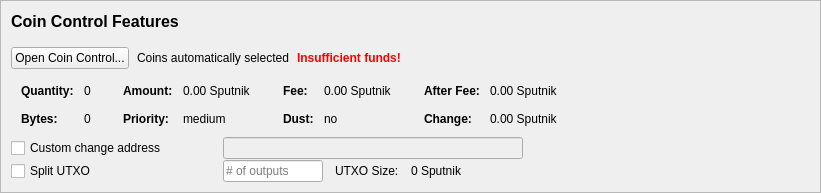
         <widget class="QFrame" name="frameCoinControl">
          <property name="sizePolicy">
           <sizepolicy hsizetype="Expanding" vsizetype="Expanding">
            <horstretch>0</horstretch>
            <verstretch>0</verstretch>
           </sizepolicy>
          </property>
          <property name="maximumSize">
           <size>
            <width>16777215</width>
            <height>16777215</height>
           </size>
          </property>
          <property name="frameShape">
           <enum>QFrame::StyledPanel</enum>
          </property>
          <property name="frameShadow">
           <enum>QFrame::Sunken</enum>
          </property>
          <layout class="QVBoxLayout" name="verticalLayoutCoinControl2">
           <property name="spacing">
            <number>0</number>
           </property>
           <property name="leftMargin">
            <number>0</number>
           </property>
           <property name="topMargin">
            <number>0</number>
           </property>
           <property name="rightMargin">
            <number>0</number>
           </property>
           <property name="bottomMargin">
            <number>0</number>
           </property>
           <item>
            <widget class="QFrame" name="frameCoinControl_BG">
             <layout class="QVBoxLayout" name="verticalLayoutCoinControl" stretch="0,0,0,0,0,0">
              <property name="spacing">
               <number>1</number>
              </property>
              <property name="leftMargin">
               <number>10</number>
              </property>
              <property name="topMargin">
               <number>10</number>
              </property>
              <item>
               <layout class="QHBoxLayout" name="horizontalLayoutCoinControl1">
                <property name="bottomMargin">
                 <number>15</number>
                </property>
                <item>
                 <layout class="QVBoxLayout" name="verticalLayout_3">
                  <property name="spacing">
                   <number>6</number>
                  </property>
                  <item>
                   <widget class="QLabel" name="labelCoinControlFeatures">
                    <property name="sizePolicy">
                     <sizepolicy hsizetype="Preferred" vsizetype="Maximum">
                      <horstretch>0</horstretch>
                      <verstretch>0</verstretch>
                     </sizepolicy>
                    </property>
                    <property name="minimumSize">
                     <size>
                      <width>0</width>
                      <height>20</height>
                     </size>
                    </property>
                    <property name="font">
                     <font>
                      <pointsize>12</pointsize>
                      <weight>75</weight>
                      <bold>true</bold>
                     </font>
                    </property>
                    <property name="styleSheet">
                     <string notr="true">font-weight:bold;</string>
                    </property>
                    <property name="text">
                     <string>Coin Control Features</string>
                    </property>
                   </widget>
                  </item>
                 </layout>
                </item>
               </layout>
              </item>
              <item>
               <layout class="QHBoxLayout" name="horizontalLayoutCoinControl2" stretch="0,0,0,0">
                <property name="spacing">
                 <number>8</number>
                </property>
                <property name="bottomMargin">
                 <number>10</number>
                </property>
                <item>
                 <widget class="QPushButton" name="pushButtonCoinControl">
                  <property name="styleSheet">
                   <string notr="true"/>
                  </property>
                  <property name="text">
                   <string>Open Coin Control...</string>
                  </property>
                  <property name="autoDefault">
                   <bool>false</bool>
                  </property>
                 </widget>
                </item>
                <item>
                 <widget class="QLabel" name="labelCoinControlAutomaticallySelected">
                  <property name="text">
                   <string>Coins automatically selected</string>
                  </property>
                  <property name="margin">
                   <number>5</number>
                  </property>
                 </widget>
                </item>
                <item>
                 <widget class="QLabel" name="labelCoinControlInsuffFunds">
                  <property name="font">
                   <font>
                    <weight>75</weight>
                    <bold>true</bold>
                   </font>
                  </property>
                  <property name="styleSheet">
                   <string notr="true">color:red;font-weight:bold;</string>
                  </property>
                  <property name="text">
                   <string>Insufficient funds!</string>
                  </property>
                  <property name="margin">
                   <number>5</number>
                  </property>
                 </widget>
                </item>
                <item>
                 <spacer name="horizontalSpacerCoinControl">
                  <property name="orientation">
                   <enum>Qt::Horizontal</enum>
                  </property>
                  <property name="sizeHint" stdset="0">
                   <size>
                    <width>40</width>
                    <height>1</height>
                   </size>
                  </property>
                 </spacer>
                </item>
               </layout>
              </item>
              <item>
               <widget class="QWidget" name="widgetCoinControl" native="true">
                <property name="sizePolicy">
                 <sizepolicy hsizetype="Preferred" vsizetype="Preferred">
                  <horstretch>0</horstretch>
                  <verstretch>0</verstretch>
                 </sizepolicy>
                </property>
                <property name="minimumSize">
                 <size>
                  <width>0</width>
                  <height>0</height>
                 </size>
                </property>
                <property name="styleSheet">
                 <string notr="true"/>
                </property>
                <layout class="QHBoxLayout" name="horizontalLayoutCoinControl5">
                 <property name="leftMargin">
                  <number>0</number>
                 </property>
                 <property name="topMargin">
                  <number>0</number>
                 </property>
                 <property name="rightMargin">
                  <number>0</number>
                 </property>
                 <property name="bottomMargin">
                  <number>0</number>
                 </property>
                 <item>
                  <layout class="QHBoxLayout" name="horizontalLayoutCoinControl3" stretch="0,0,0,1">
                   <property name="spacing">
                    <number>20</number>
                   </property>
                   <property name="topMargin">
                    <number>0</number>
                   </property>
                   <property name="bottomMargin">
                    <number>10</number>
                   </property>
                   <item>
                    <layout class="QFormLayout" name="formLayoutCoinControl1">
                     <property name="horizontalSpacing">
                      <number>10</number>
                     </property>
                     <property name="verticalSpacing">
                      <number>14</number>
                     </property>
                     <property name="leftMargin">
                      <number>10</number>
                     </property>
                     <property name="topMargin">
                      <number>4</number>
                     </property>
                     <property name="rightMargin">
                      <number>6</number>
                     </property>
                     <item row="0" column="0">
                      <widget class="QLabel" name="labelCoinControlQuantityText">
                       <property name="font">
                        <font>
                         <weight>75</weight>
                         <bold>true</bold>
                        </font>
                       </property>
                       <property name="text">
                        <string>Quantity:</string>
                       </property>
                       <property name="margin">
                        <number>0</number>
                       </property>
                      </widget>
                     </item>
                     <item row="0" column="1">
                      <widget class="QLabel" name="labelCoinControlQuantity">
                       <property name="cursor">
                        <cursorShape>IBeamCursor</cursorShape>
                       </property>
                       <property name="contextMenuPolicy">
                        <enum>Qt::ActionsContextMenu</enum>
                       </property>
                       <property name="text">
                        <string notr="true">0</string>
                       </property>
                       <property name="margin">
                        <number>0</number>
                       </property>
                       <property name="textInteractionFlags">
                        <set>Qt::LinksAccessibleByMouse|Qt::TextSelectableByKeyboard|Qt::TextSelectableByMouse</set>
                       </property>
                      </widget>
                     </item>
                     <item row="1" column="0">
                      <widget class="QLabel" name="labelCoinControlBytesText">
                       <property name="font">
                        <font>
                         <weight>75</weight>
                         <bold>true</bold>
                        </font>
                       </property>
                       <property name="text">
                        <string>Bytes:</string>
                       </property>
                      </widget>
                     </item>
                     <item row="1" column="1">
                      <widget class="QLabel" name="labelCoinControlBytes">
                       <property name="cursor">
                        <cursorShape>IBeamCursor</cursorShape>
                       </property>
                       <property name="contextMenuPolicy">
                        <enum>Qt::ActionsContextMenu</enum>
                       </property>
                       <property name="text">
                        <string notr="true">0</string>
                       </property>
                       <property name="textInteractionFlags">
                        <set>Qt::LinksAccessibleByMouse|Qt::TextSelectableByKeyboard|Qt::TextSelectableByMouse</set>
                       </property>
                      </widget>
                     </item>
                    </layout>
                   </item>
                   <item>
                    <layout class="QFormLayout" name="formLayoutCoinControl2">
                     <property name="horizontalSpacing">
                      <number>10</number>
                     </property>
                     <property name="verticalSpacing">
                      <number>14</number>
                     </property>
                     <property name="leftMargin">
                      <number>6</number>
                     </property>
                     <property name="topMargin">
                      <number>4</number>
                     </property>
                     <property name="rightMargin">
                      <number>6</number>
                     </property>
                     <item row="0" column="0">
                      <widget class="QLabel" name="labelCoinControlAmountText">
                       <property name="font">
                        <font>
                         <weight>75</weight>
                         <bold>true</bold>
                        </font>
                       </property>
                       <property name="text">
                        <string>Amount:</string>
                       </property>
                       <property name="margin">
                        <number>0</number>
                       </property>
                      </widget>
                     </item>
                     <item row="0" column="1">
                      <widget class="QLabel" name="labelCoinControlAmount">
                       <property name="cursor">
                        <cursorShape>IBeamCursor</cursorShape>
                       </property>
                       <property name="contextMenuPolicy">
                        <enum>Qt::ActionsContextMenu</enum>
                       </property>
                       <property name="text">
                        <string notr="true">0.00 Sputnik</string>
                       </property>
                       <property name="textInteractionFlags">
                        <set>Qt::LinksAccessibleByMouse|Qt::TextSelectableByKeyboard|Qt::TextSelectableByMouse</set>
                       </property>
                      </widget>
                     </item>
                     <item row="1" column="0">
                      <widget class="QLabel" name="labelCoinControlPriorityText">
                       <property name="font">
                        <font>
                         <weight>75</weight>
                         <bold>true</bold>
                        </font>
                       </property>
                       <property name="text">
                        <string>Priority:</string>
                       </property>
                      </widget>
                     </item>
                     <item row="1" column="1">
                      <widget class="QLabel" name="labelCoinControlPriority">
                       <property name="cursor">
                        <cursorShape>IBeamCursor</cursorShape>
                       </property>
                       <property name="contextMenuPolicy">
                        <enum>Qt::ActionsContextMenu</enum>
                       </property>
                       <property name="text">
                        <string>medium</string>
                       </property>
                       <property name="textInteractionFlags">
                        <set>Qt::LinksAccessibleByMouse|Qt::TextSelectableByKeyboard|Qt::TextSelectableByMouse</set>
                       </property>
                      </widget>
                     </item>
                    </layout>
                   </item>
                   <item>
                    <layout class="QFormLayout" name="formLayoutCoinControl3">
                     <property name="horizontalSpacing">
                      <number>10</number>
                     </property>
                     <property name="verticalSpacing">
                      <number>14</number>
                     </property>
                     <property name="leftMargin">
                      <number>6</number>
                     </property>
                     <property name="topMargin">
                      <number>4</number>
                     </property>
                     <property name="rightMargin">
                      <number>6</number>
                     </property>
                     <item row="0" column="0">
                      <widget class="QLabel" name="labelCoinControlFeeText">
                       <property name="font">
                        <font>
                         <weight>75</weight>
                         <bold>true</bold>
                        </font>
                       </property>
                       <property name="text">
                        <string>Fee:</string>
                       </property>
                       <property name="margin">
                        <number>0</number>
                       </property>
                      </widget>
                     </item>
                     <item row="0" column="1">
                      <widget class="QLabel" name="labelCoinControlFee">
                       <property name="cursor">
                        <cursorShape>IBeamCursor</cursorShape>
                       </property>
                       <property name="contextMenuPolicy">
                        <enum>Qt::ActionsContextMenu</enum>
                       </property>
                       <property name="text">
                        <string notr="true">0.00 Sputnik</string>
                       </property>
                       <property name="textInteractionFlags">
                        <set>Qt::LinksAccessibleByMouse|Qt::TextSelectableByKeyboard|Qt::TextSelectableByMouse</set>
                       </property>
                      </widget>
                     </item>
                     <item row="1" column="0">
                      <widget class="QLabel" name="labelCoinControlLowOutputText">
                       <property name="font">
                        <font>
                         <weight>75</weight>
                         <bold>true</bold>
                        </font>
                       </property>
                       <property name="text">
                        <string>Dust:</string>
                       </property>
                      </widget>
                     </item>
                     <item row="1" column="1">
                      <widget class="QLabel" name="labelCoinControlLowOutput">
                       <property name="cursor">
                        <cursorShape>IBeamCursor</cursorShape>
                       </property>
                       <property name="contextMenuPolicy">
                        <enum>Qt::ActionsContextMenu</enum>
                       </property>
                       <property name="text">
                        <string>no</string>
                       </property>
                       <property name="textInteractionFlags">
                        <set>Qt::LinksAccessibleByMouse|Qt::TextSelectableByKeyboard|Qt::TextSelectableByMouse</set>
                       </property>
                      </widget>
                     </item>
                    </layout>
                   </item>
                   <item>
                    <layout class="QFormLayout" name="formLayoutCoinControl4">
                     <property name="horizontalSpacing">
                      <number>10</number>
                     </property>
                     <property name="verticalSpacing">
                      <number>14</number>
                     </property>
                     <property name="leftMargin">
                      <number>6</number>
                     </property>
                     <property name="topMargin">
                      <number>4</number>
                     </property>
                     <property name="rightMargin">
                      <number>6</number>
                     </property>
                     <item row="0" column="0">
                      <widget class="QLabel" name="labelCoinControlAfterFeeText">
                       <property name="font">
                        <font>
                         <weight>75</weight>
                         <bold>true</bold>
                        </font>
                       </property>
                       <property name="text">
                        <string>After Fee:</string>
                       </property>
                       <property name="margin">
                        <number>0</number>
                       </property>
                      </widget>
                     </item>
                     <item row="0" column="1">
                      <widget class="QLabel" name="labelCoinControlAfterFee">
                       <property name="cursor">
                        <cursorShape>IBeamCursor</cursorShape>
                       </property>
                       <property name="contextMenuPolicy">
                        <enum>Qt::ActionsContextMenu</enum>
                       </property>
                       <property name="text">
                        <string notr="true">0.00 Sputnik</string>
                       </property>
                       <property name="textInteractionFlags">
                        <set>Qt::LinksAccessibleByMouse|Qt::TextSelectableByKeyboard|Qt::TextSelectableByMouse</set>
                       </property>
                      </widget>
                     </item>
                     <item row="1" column="0">
                      <widget class="QLabel" name="labelCoinControlChangeText">
                       <property name="font">
                        <font>
                         <weight>75</weight>
                         <bold>true</bold>
                        </font>
                       </property>
                       <property name="text">
                        <string>Change:</string>
                       </property>
                      </widget>
                     </item>
                     <item row="1" column="1">
                      <widget class="QLabel" name="labelCoinControlChange">
                       <property name="cursor">
                        <cursorShape>IBeamCursor</cursorShape>
                       </property>
                       <property name="contextMenuPolicy">
                        <enum>Qt::ActionsContextMenu</enum>
                       </property>
                       <property name="text">
                        <string notr="true">0.00 Sputnik</string>
                       </property>
                       <property name="textInteractionFlags">
                        <set>Qt::LinksAccessibleByMouse|Qt::TextSelectableByKeyboard|Qt::TextSelectableByMouse</set>
                       </property>
                      </widget>
                     </item>
                    </layout>
                   </item>
                  </layout>
                 </item>
                </layout>
               </widget>
              </item>
              <item>
               <layout class="QHBoxLayout" name="horizontalLayoutCoinControl4">
                <property name="spacing">
                 <number>12</number>
                </property>
                <property name="sizeConstraint">
                 <enum>QLayout::SetDefaultConstraint</enum>
                </property>
                <property name="topMargin">
                 <number>0</number>
                </property>
                <property name="rightMargin">
                 <number>0</number>
                </property>
                <item>
                 <widget class="QCheckBox" name="checkBoxCoinControlChange">
                  <property name="sizePolicy">
                   <sizepolicy hsizetype="Preferred" vsizetype="Preferred">
                    <horstretch>0</horstretch>
                    <verstretch>0</verstretch>
                   </sizepolicy>
                  </property>
                  <property name="minimumSize">
                   <size>
                    <width>200</width>
                    <height>0</height>
                   </size>
                  </property>
                  <property name="maximumSize">
                   <size>
                    <width>200</width>
                    <height>16777215</height>
                   </size>
                  </property>
                  <property name="toolTip">
                   <string>If this is activated, but the change address is empty or invalid, change will be sent to a newly generated address.</string>
                  </property>
                  <property name="text">
                   <string>Custom change address</string>
                  </property>
                 </widget>
                </item>
                <item>
                 <widget class="QValidatedLineEdit" name="lineEditCoinControlChange">
                  <property name="enabled">
                   <bool>false</bool>
                  </property>
                  <property name="sizePolicy">
                   <sizepolicy hsizetype="Preferred" vsizetype="Preferred">
                    <horstretch>0</horstretch>
                    <verstretch>0</verstretch>
                   </sizepolicy>
                  </property>
                  <property name="minimumSize">
                   <size>
                    <width>300</width>
                    <height>0</height>
                   </size>
                  </property>
                 </widget>
                </item>
                <item>
                 <widget class="QLabel" name="labelCoinControlChangeLabel">
                  <property name="sizePolicy">
                   <sizepolicy hsizetype="Preferred" vsizetype="Preferred">
                    <horstretch>0</horstretch>
                    <verstretch>0</verstretch>
                   </sizepolicy>
                  </property>
                  <property name="minimumSize">
                   <size>
                    <width>100</width>
                    <height>0</height>
                   </size>
                  </property>
                  <property name="text">
                   <string/>
                  </property>
                  <property name="margin">
                   <number>3</number>
                  </property>
                 </widget>
                </item>
               </layout>
              </item>
              <item>
               <layout class="QHBoxLayout" name="horizontalLayoutCoinControl6">
                <property name="spacing">
                 <number>12</number>
                </property>
                <property name="rightMargin">
                 <number>0</number>
                </property>
                <item>
                 <widget class="QCheckBox" name="splitBlockCheckBox">
                  <property name="sizePolicy">
                   <sizepolicy hsizetype="Preferred" vsizetype="Preferred">
                    <horstretch>0</horstretch>
                    <verstretch>0</verstretch>
                   </sizepolicy>
                  </property>
                  <property name="minimumSize">
                   <size>
                    <width>200</width>
                    <height>0</height>
                   </size>
                  </property>
                  <property name="maximumSize">
                   <size>
                    <width>200</width>
                    <height>16777215</height>
                   </size>
                  </property>
                  <property name="text">
                   <string>Split UTXO</string>
                  </property>
                 </widget>
                </item>
                <item>
                 <widget class="QLineEdit" name="splitBlockLineEdit">
                  <property name="sizePolicy">
                   <sizepolicy hsizetype="Preferred" vsizetype="Preferred">
                    <horstretch>50</horstretch>
                    <verstretch>0</verstretch>
                   </sizepolicy>
                  </property>
                  <property name="minimumSize">
                   <size>
                    <width>100</width>
                    <height>0</height>
                   </size>
                  </property>
                  <property name="maximumSize">
                   <size>
                    <width>100</width>
                    <height>16777215</height>
                   </size>
                  </property>
                  <property name="placeholderText">
                   <string># of outputs</string>
                  </property>
                 </widget>
                </item>
                <item>
                 <widget class="QLabel" name="labelBlockSizeText">
                  <property name="text">
                   <string>UTXO Size:</string>
                  </property>
                 </widget>
                </item>
                <item>
                 <widget class="QLabel" name="labelBlockSize">
                  <property name="text">
                   <string>0 Sputnik</string>
                  </property>
                 </widget>
                </item>
                <item>
                 <spacer name="horizontalSpacer_7">
                  <property name="orientation">
                   <enum>Qt::Horizontal</enum>
                  </property>
                  <property name="sizeHint" stdset="0">
                   <size>
                    <width>40</width>
                    <height>20</height>
                   </size>
                  </property>
                 </spacer>
                </item>
               </layout>
              </item>
              <item>
               <spacer name="verticalSpacerCoinControl">
                <property name="orientation">
                 <enum>Qt::Vertical</enum>
                </property>
                <property name="sizeHint" stdset="0">
                 <size>
                  <width>800</width>
                  <height>1</height>
                 </size>
                </property>
               </spacer>
              </item>
             </layout>
            </widget>
           </item>
          </layout>
         </widget>
